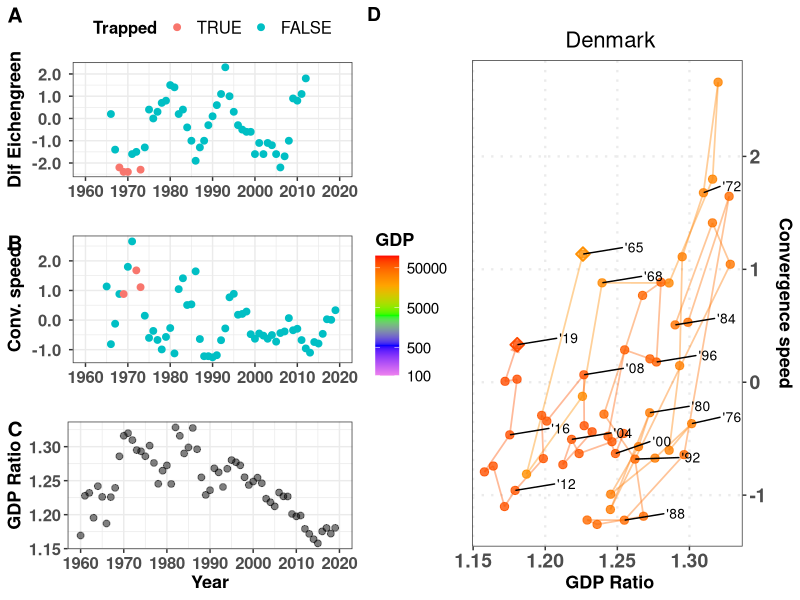
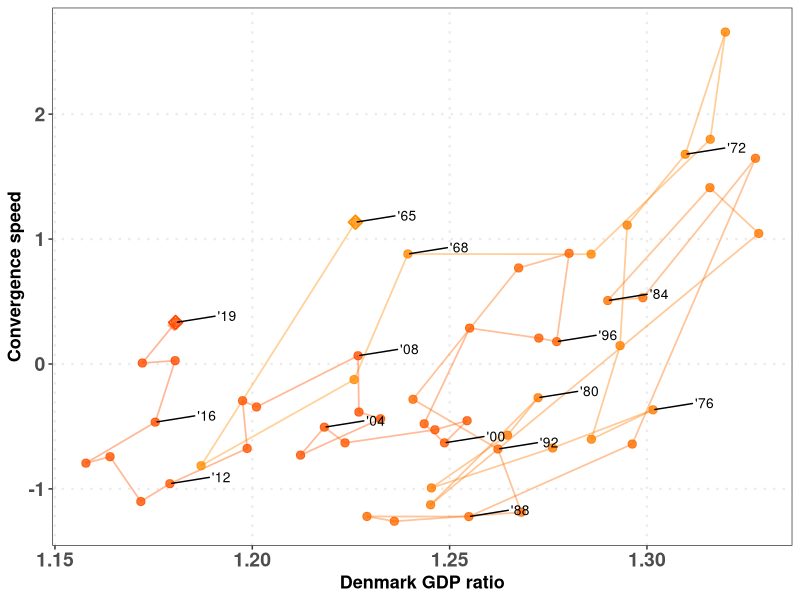
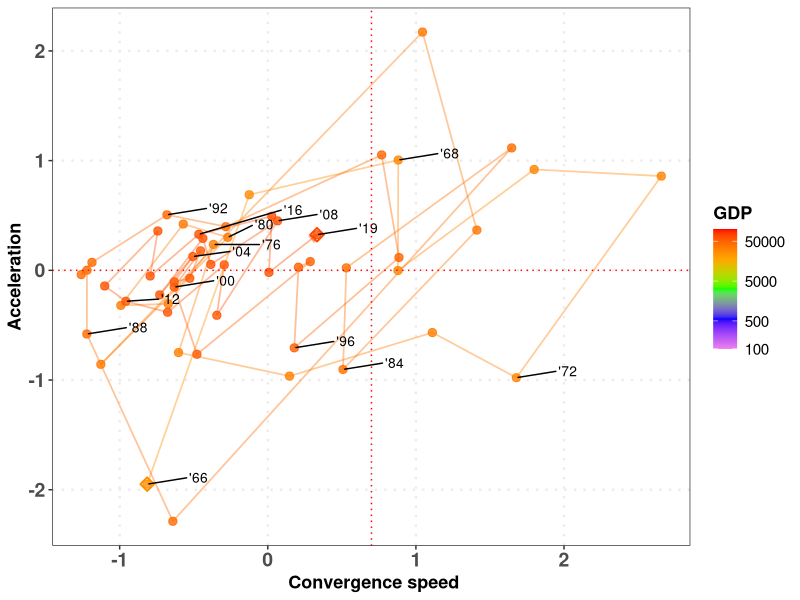
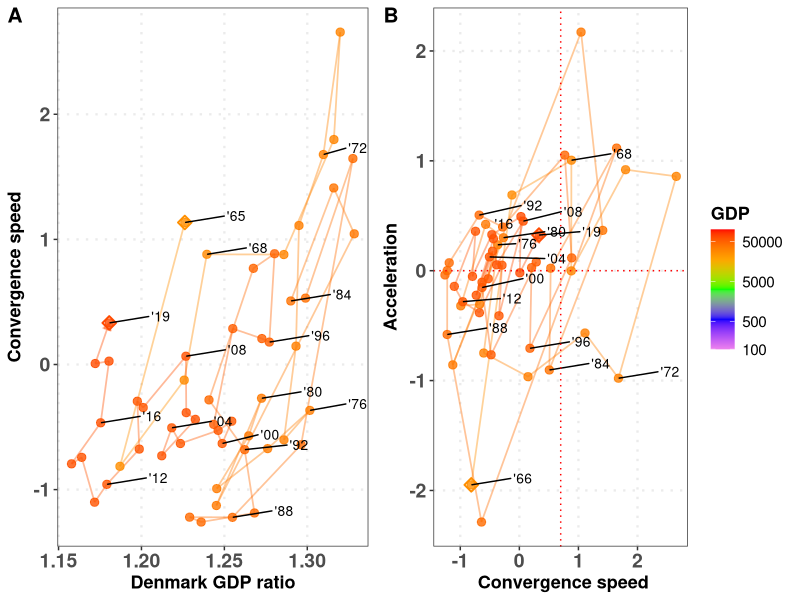
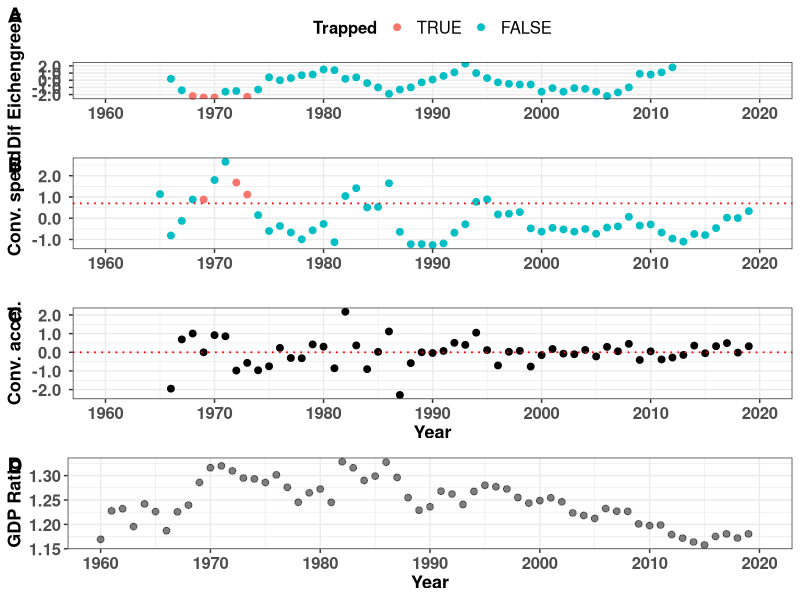

The R script that drew these images, in order:
# Script to generate all magnitudes
# 
# List lcriteria allows to choose GDP, GNI or both
#
# Author: Javier Garcia-Algarra
# August 2021
# 
# set print_indiv to TRUE to procude all plots
# set print_tiff to print the ALL plot in that format
#
# Inputs:  input_data/GDP2010_WB.csv    GNIS.csv
#          config_data/config_plots.csv
#          config_data/criteria.txt
# Results: data/all_speeds_criteria.csv
#          figs/countries

library(ggplot2)
library(ggrepel)
library(cowplot)
library(patchwork)
library(zoo)

# Function to format axis labels
scaleFUN <- function(x) sprintf("%2.1f ", x)

# Function to generate a phase plot
phase_plot <- function(datos,xlabel="",ylabel="",xint=NA,yint=NA,
                       axisright=FALSE,legendpos="none",mbreaks=c(),pais="")
{      
  pphase <- ggplot(data=datos) +
    geom_path(
      aes(y = Y, x = X, colour=Magnitude),alpha=0.4,size = 0.6,
      arrow = arrow(length = unit(0.2, "cm"),type="closed"))+
    geom_point(aes(y = Y, x = X, colour=Magnitude), size = 2.5,
               alpha=0.8) +
    geom_point(data=datos[1,],aes(y = Y, x = X, colour=Magnitude), size = 3,
               alpha=1,shape=23, stroke=1) +
    geom_point(data=datos[nrow(datos),],aes(y = Y, x = X, colour=Magnitude), size = 3,
               alpha=1,shape=23, stroke=1) +
    scale_color_gradientn(name=criteria,colours=c("violet","blue","green","orange","red"),trans="log",
                          breaks = mbreaks, labels = mbreaks,limits=c(100,100000))+
    geom_text_repel(data=subset(datos,(Year%%4 == 0) | (Year==max(Year)) | (Year==min(Year))),
                    aes(label=sprintf("'%02d",Year%%100),y = Y, x = X),
                    hjust=-2,vjust=-0.2, size=3.5, color= "black" )+
    xlab(paste(pais,xlabel)) + ylab(ylabel)+ theme_bw()+
    theme(panel.grid.minor = element_blank(),
          panel.grid.major = element_line(size = 0.8,linetype = "dotted"),
          legend.title = element_text(face="bold", size=13),
          legend.text = element_text( size=11),
          legend.position = legendpos,
          axis.text.y = element_text(face="bold", size=14),
          axis.text.x = element_text(face="bold", size=14),
          axis.title.x = element_text(face="bold", size=13),
          axis.title.y  = element_text(face="bold", size=13),
          plot.title = element_text(hjust = 0.5,size=16))
  if (!is.na(xint))
    pphase <- pphase + geom_vline(xintercept=minconvspeed, color="red",linetype = "dotted",size=0.5)
  if (!is.na(yint))
    pphase <- pphase + geom_hline(yintercept=0, color="red",linetype = "dotted",size=0.5)
  if (axisright)
    pphase <- pphase + scale_y_continuous(position = "right")
  return(pphase)
}



criteria <- read.table("config_data/criteria.txt")
lcriteria <- criteria$V1

configuration_file <- read.table("config_data/config_plots.csv", sep=";", header=TRUE)
if (configuration_file$CountryCode == "MSCI"){           # Plot MSCI countries
  countries_msci <- read.csv("input_data/countries_msci.csv")
  lcountrycode <- countries_msci$ISOCode
} else 
  lcountrycode <- configuration_file$CountryCode

print_indiv <- configuration_file$print_indiv      # Print individual files
print_tiff <- configuration_file$print_tiff        # Produce tiff files. Be careful, each tiff file weights 24 MB!

USA_perc_middle_GNI <- 0.3
USA_perc_middle_GDP <- 0.5
gap_widening_GDP <- 0
gap_widening_GNI <- 0
mmovper <- 5
last_year_Ecihengreen <- 2013
mingb_GDP <- 3.5
mindif_GDP <- -2
minMagnitude_GDP <- 10000
mingb_GNI <- 3.5
mindif_GNI <- -2
minMagnitude_GNI <- 10000
minconvspeed_GDP <- 0.7
minconvspeed_GNI <- 2
tdir1 <- "figs"
tdir <- paste0(tdir1,"/countries")
if (!dir.exists(tdir)){
  dir.create(tdir1)
  dir.create(tdir)
}
ppi <- 300
my_breaks <- c(100,500,1000,2500,5000,10000,20000,50000)
my_breaks <- c(100,500,5000,50000)
initial_year <- 1960
final_year <- 2020


for (criteria in lcriteria)
{
  count_countries <- 0
  if (criteria == "GDP"){
    USA_perc_middle <- USA_perc_middle_GDP
    mingb <- mingb_GDP
    mindif <- mindif_GDP
    minMagnitude <- minMagnitude_GDP
    gap_widening <- gap_widening_GDP
    minconvspeed <- minconvspeed_GDP
  }
  else {
    USA_perc_middle <- USA_perc_middle_GNI
    mingb <- mingb_GNI
    mindif <- mindif_GNI
    minMagnitude <- minMagnitude_GNI
    gap_widening <- gap_widening_GNI
    minconvspeed <- minconvspeed_GNI
  }
  for (countrycode in lcountrycode)
  {
    count_countries <- count_countries + 1
    print(paste(countrycode,criteria))
    if (criteria == "GNI"){
      DATA_WB <- read.csv("input_data/GNIS.csv")
    } else
      DATA_WB <- read.delim2("input_data/GDP2010_WB.csv")
    rawdata <- DATA_WB[DATA_WB$Country.Code==countrycode,]
    usadata <- DATA_WB[DATA_WB$Country.Name=="United States",]
    country <- DATA_WB[DATA_WB$Country.Code==countrycode,]$Country.Name
    datos_pais <- data.frame("Year"=seq(initial_year,final_year-1))
    datos_pais$Magnitude = 0
    datos_pais$growth = 0
    datos_pais$gb = 0      # Average growth backwards, for Eichengreen criterium
    datos_pais$ga = 0      # Average growth forward
    datos_pais$dif = 0     # Difference among ga and gb for Eichengreen criterium
    datos_pais$dgrowth_dt = 0
    datos_pais$USAMagnitude = 0
    datos_pais$ratio = NA
    datos_pais$drat4rio_dt = 0
    datos_pais$dratio_dt_mmov = 0
    datos_pais$dratio_dt2_mmov = NA
    period_calc = 7
    for (i in initial_year:final_year){
      datos_pais$Magnitude[i-(initial_year)] <- as.numeric(rawdata[,4+i-initial_year])
      datos_pais$USAMagnitude[i-(initial_year)] <- as.numeric(usadata[,4+i-initial_year]) # USA GDP or GNI
      datos_pais$ratio[i-(initial_year)] <- datos_pais$Magnitude[i-(initial_year)]/datos_pais$USAMagnitude[i-(initial_year)]
    }
    for (j in 2:nrow(datos_pais))
      datos_pais$growth[j] <- 100*(datos_pais$Magnitude[j] - datos_pais$Magnitude[j-1])/
                              (datos_pais$Magnitude[j-1])  # Magnitude growth
    for (j in 2:(nrow(datos_pais))){
      datos_pais$dgrowth_dt[j] <- (datos_pais$growth[j+1] - datos_pais$growth[j])
      # Gap closing speed
      datos_pais$dratio_dt[j] <- 100*(datos_pais$ratio[j] - datos_pais$ratio[j-1])
      }
    datos_pais$dratio_dt_mmov <- rollmean(datos_pais$dratio_dt, mmovper, fill = NA,  align = "right")
    #datos_pais$dratio_dt2_mmov<- rollmean(datos_pais$dratio_dt2, mmovper_acc, fill = NA,  align = "right")
    
    for (j in 2:(nrow(datos_pais)))
      datos_pais$dratio_dt2_mmov[j] <- (datos_pais$dratio_dt_mmov[j] - datos_pais$dratio_dt_mmov[j-1])
    # criteria Eichengreen
    for (j in period_calc:nrow(datos_pais))
      datos_pais$gb[j] <- sum(datos_pais$growth[(j-(period_calc-1)):j])/period_calc
    for (j in 1:(nrow(datos_pais)-period_calc))
      datos_pais$ga[j] <- sum(datos_pais$growth[(j+1):(j+(period_calc))])/period_calc
    for (j in 1:nrow(datos_pais))
      datos_pais$dif[j] <- datos_pais$ga[j]-datos_pais$gb[j]
    datosplot <- datos_pais[period_calc:(nrow(datos_pais)-period_calc),]
    datosplot$Trapped = FALSE
    limityears <- c(initial_year,final_year)
    yearlabels <- seq(initial_year,final_year,by=10) 
    datosplot$gb = (floor(datosplot$gb* 10)+1)/10
    datosplot$dif = (floor(datosplot$dif* 10)+1)/10
    for (k in 1:nrow(datosplot)){
      datosplot$Trapped[k] = (datosplot$Magnitude[k]>minMagnitude) & (datosplot$gb[k]>=mingb) & (datosplot$dif[k] <= mindif)
    }
    pEichen <- ggplot(data= datosplot, aes(x=Year,y=dif,color=Trapped))+
         geom_point(size=2)+ylab(paste("Dif Eichengreen"))+xlab("")+
         scale_color_discrete(limits = c('TRUE', 'FALSE'))+
         scale_x_continuous(limits=limityears,breaks=yearlabels,labels=yearlabels)+ 
         scale_y_continuous(labels=scaleFUN)+
         theme_bw()+ 
         theme(legend.position="top",
               legend.title = element_text(face="bold", size=12),
               legend.text = element_text( size=12),
            axis.text.y = element_text(face="bold", size=12),
            axis.text.x = element_text(face="bold", size=12),
            axis.title.x = element_text(face="bold", size=13),
            axis.title.y  = element_text(face="bold", size=13))
    
    datosEich <- datos_pais[(datos_pais$Year >= min(datosplot$Year))&
                              (datos_pais$Year<last_year_Ecihengreen),]
    datosEich <- datos_pais 
    datosEich$signacc <- (datosEich$dratio_dt2_mmov < gap_widening) & (datosEich$dratio_dt_mmov > minconvspeed)
    datos_speed <- datosEich[!is.na(datosEich$dratio_dt_mmov),]
    datos_speed[is.na(datos_speed$dratio_dt2_mmov),]$signacc <- FALSE
    pconvergencespeed <- ggplot(data= datos_speed, aes(x=Year,y=dratio_dt_mmov,color=signacc))+
     geom_point(size=2)+ylab(paste("Conv. speed"))+
      scale_x_continuous(limits=limityears,breaks=yearlabels,labels=yearlabels)+
      scale_y_continuous(labels=scaleFUN)+
      scale_color_discrete(limits = c('TRUE', 'FALSE'))+
      theme_bw()+ xlab("")+labs(colour="Trapped")+
      theme(axis.text.y = element_text(face="bold", size=12),
            axis.text.x = element_text(face="bold", size=12),
            axis.title.x = element_text(face="bold", size=13),
            axis.title.y  = element_text(face="bold", size=13))

    pratio <- ggplot(data= datosEich, aes(x=Year,y=ratio))+
      geom_point(size=2,col="black",alpha=0.5)+ylab(paste(criteria,"Ratio"))+
      scale_x_continuous(limits=limityears, breaks=yearlabels,labels=yearlabels)+
      theme_bw() + xlab("Year")+
      theme(axis.text.y = element_text(face="bold", size=12),
                                axis.text.x = element_text(face="bold", size=12),
                                axis.title.x = element_text(face="bold", size=13),
                                axis.title.y  = element_text(face="bold", size=13))
    
    pacc <- ggplot(data= datosEich, aes(x=Year,y=dratio_dt2_mmov))+
      geom_point(size=2)+ylab(paste("Conv. accel."))+
      scale_x_continuous(limits=limityears, breaks=yearlabels,labels=yearlabels)+
      scale_y_continuous(labels=scaleFUN)+
      geom_hline(yintercept=gap_widening, color="red",linetype = "dotted",size=0.6) +
      theme_bw() + 
      theme(legend.position = "none",
            axis.text.y = element_text(face="bold", size=12),
            axis.text.x = element_text(face="bold", size=12),
            axis.title.x = element_text(face="bold", size=13),
            axis.title.y  = element_text(face="bold", size=13))
    if (criteria == "GDP")
      pizda <- plot_grid(
        pEichen, pconvergencespeed+theme(legend.position="none"), pratio, labels=c("A","B","C"),
        label_size = 15,rel_heights = c(0.38,0.31,0.31),
        ncol = 1
      )
    else
      pizda <- plot_grid(
        pconvergencespeed+theme(legend.position="top"), pratio, labels=c("A","B"),
        label_size = 15,rel_heights = c(0.55,0.45),
        ncol = 1
      )
    datos_pais$Country = country
    datos_pais$CountryCode = rawdata$Country.Code[1]
    if (print_indiv){
      datos_speed <- datos_pais[!is.na(datos_pais$dratio_dt_mmov),]
      datos_acc <- datos_speed[!is.na(datos_speed$dratio_dt2_mmov),]
      datos_speed$X <- datos_speed$ratio
      datos_speed$Y <- datos_speed$dratio_dt_mmov
      pratiospeed <- phase_plot(datos_speed,xlabel=paste(criteria,"Ratio"),ylabel="Convergence speed",
                        xint=NA, yint=NA,axisright = TRUE,legendpos = "left",mbreaks = my_breaks)
      pratiospeedleft <- phase_plot(datos_speed,xlabel=paste(criteria,"ratio"),ylabel="Convergence speed",
                                xint=NA, yint=NA,axisright = FALSE,legendpos = "none",
                                mbreaks = my_breaks,pais = country)
      datos_acc$X <- datos_acc$dratio_dt_mmov
      datos_acc$Y <- datos_acc$dratio_dt2_mmov
      pspeedacc <- phase_plot(datos_acc,xlabel="Convergence speed",ylabel="Acceleration",
                              xint=minconvspeed, yint=0,axisright = FALSE,
                              legendpos = "right",mbreaks = my_breaks)
  
      
      pphases <- plot_grid(
        pratiospeedleft, pspeedacc, labels=c("A","B"),
        label_size = 15,
        ncol = 2, rel_widths = c(0.47,0.53)
      )
      
      wplot <- 13
      hplot <- 8
      nfile <- paste0(tdir,"/ALL_",country,"_",criteria,"_",mmovper)
      prattitle <- pratiospeed+ ggtitle(paste("\n",country))
      png(paste0(nfile,".png"), width=wplot*ppi, height=hplot*ppi, res=ppi)
      if (criteria == "GDP"){
        labelphase <- "D"
      } else
        labelphase <- "C"
      todo <- plot_grid(
        pizda,prattitle,labels=c(" ",labelphase),
        label_size = 14,rel_widths = c(0.45,0.55),
        ncol = 2
        )
      print(todo)
      dev.off()
      
      if (print_tiff){
        tiff(paste0(nfile,".tiff"), width=wplot*ppi, height=hplot*ppi,res=ppi)
        print(todo)
        dev.off()
      }
      
      wplot <- 7
      hplot <- 7
      nfile <- paste0(tdir,"/RATIOSvsSPEED_",country,"_",criteria,"_",mmovper)
      png(paste0(nfile,".png"), width=wplot*ppi, height=hplot*ppi, res=ppi)
      print(pratiospeedleft)
      dev.off()
      
      if (print_tiff){
        tiff(paste0(nfile,".tiff"), width=wplot*ppi, height=hplot*ppi,res=ppi)
        print(prattitle)
        dev.off()
      }
      
      nfile <- paste0(tdir,"/SPEEDvsACC_",country,"_",criteria,"_",mmovper)
      png(paste0(nfile,".png"), width=wplot*ppi, height=hplot*ppi, res=ppi)
      print(pspeedacc)
      dev.off()
      
      
      wplot <- 14
      hplot <- 6
      nfile <- paste0(tdir,"/PHASES_",country,"_",criteria,"_",mmovper)
      png(paste0(nfile,".png"), width=wplot*ppi, height=hplot*ppi, res=ppi)
      print(pphases)
      dev.off()
      
      if (print_tiff){
        tiff(paste0(nfile,".tiff"), width=wplot*ppi, height=hplot*ppi,res=ppi)
        print(pphases)
        dev.off()
      }
      
      wplot <- 7
      hplot <- 9
      nfile <- paste0(tdir,"/TIMELINE_",country,"_",criteria,"_",mmovper)
      png(paste0(nfile,".png"), width=wplot*ppi, height=hplot*ppi, res=ppi)
      if (criteria == "GDP")
        ptimes <- plot_grid(
          pEichen, pconvergencespeed+
                   geom_hline(yintercept=minconvspeed, color="red",linetype = "dotted",size=0.6)+
                   theme(legend.position="none"),
          pacc+xlab("Year"),pratio, labels=c("A","B","C","D"),
          label_size = 15,
          ncol = 1
        )
      else
        ptimes <- plot_grid(
          pconvergencespeed+
            geom_hline(yintercept=minconvspeed, color="red",linetype = "dotted",size=0.6)+
            theme(legend.position="top"),
          pacc+xlab("Year"),pratio, labels=c("A","B","C"),rel_heights = c(0.36,0.32,0.32),
          label_size = 15,
          ncol = 1
        )
      if (print_tiff){
        tiff(paste0(nfile,".tiff"), width=wplot*ppi, height=hplot*ppi,res=ppi)
        print(ptimes)
        dev.off()
      }
      
      print(ptimes)
      dev.off()
    }
    if (count_countries == 1)
      datos_all <- datos_pais
    else
      datos_all <- rbind(datos_all,datos_pais)
  }

  refx <- USA_perc_middle
  refy <- 0
  lp <- unique(datos_all$Country)
  datadist <- data.frame("Country"=c(),"CountryCode"=c(),"distX"=c(),"distY"=c())
  for (k in lp){
    clean_data <- datos_all[(datos_all$Country == k) & !is.na(datos_all$ratio) & 
                            !is.na(datos_all$dratio_dt_mmov),]
    datosx <- datos_all[(datos_all$Country == k) & !is.na(datos_all$ratio),]$ratio
    datosy <- datos_all[(datos_all$Country == k) & !is.na(datos_all$dratio_dt_mmov),]$dratio_dt_mmov
    datadist <- rbind(datadist,data.frame("Country"=k,"CountryCode"= clean_data$CountryCode[1],
                                          "distX"=mean(clean_data$ratio),
                      "distY"=mean(clean_data$dratio_dt_mmov)))
  }
  
  if (length(lcountrycode)>5)  # to avoid accidental overwriting when testing with a short list
     write.csv(datos_all,paste0("output_data/all_speeds_",criteria,".csv"),row.names = FALSE)
     remove("datos_all")

}
